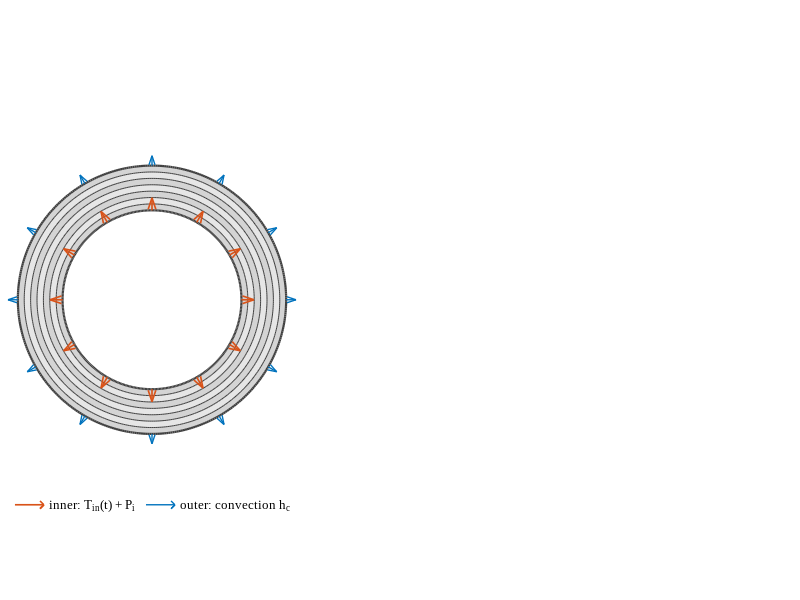

Source code (MATLAB): (Note: this script raises an error after producing the figure.)
%% geometry_schematic_R4_1.m — R4 + 'insulated' labels closer to the cylinder (centred) and the two panel centres on one horizontal line (author request 2026-11-02)
%  R4_1 changes (marked 'R4_1'): label offsets reduced; left panel shifted vertically by dyAx1. Everything else = R4.
%  ----- R4 header follows -----
%% geometry_schematic_R4.m — R3 + layout changes requested by the author (2026-11-02)
%  Changes vs R3 (all marked 'R4'; geometry, loads, colours untouched; only
%  geometry_schematic_R4_1.png/.fig is written -- the standalone 3D cutaway is not redrawn):
%    * right panel: the two words 'insulated' moved above the top end and below the bottom
%      end, horizontally centred on the cylinder axis;
%    * right panel: R_i and R_o removed; they are shown on the left (cross-section) panel as
%      radial dimension arrows from the centre;
%    * right panel: the wall thickness h is shown on the LEFT wall at the bottom, beside the
%      length L (dimension below the bottom insulation block, on the theta = pi cut face);
%    * right panel: the coordinate triad is rotated about z (outward) and theta is drawn as an
%      arc with an arrow head (as in the left panel) instead of a straight arrow.
%  ----- R3 header follows -----
%% geometry_schematic_R3.m — R2 + coordinate systems (r, theta, z) in the geometry figures
%  R3 (2026-10-29, author request Prom 6): "in the two figures that introduce the cylinder
%  geometry (axial-section figure and cross-section figure) a coordinate system must be added".
%  Changes vs R2 (all marked 'R3'; geometry, loads and colours untouched):
%    * cross-section panel (a): triad at the bore centre -- radial axis r, circumferential
%      direction theta (arc with arrow), axial direction z shown as the out-of-plane symbol;
%    * axial cutaway (panel (b) and the standalone 3D cutaway): the lone z arrow is replaced by
%      a full right-handed triad r, theta, z drawn at the theta = 0 cut plane;
%    * outputs: geometry_schematic_R3.png/.fig and geometry_3D_cutaway_R2.png/.fig
%      (R2/R1 figures stay frozen).
%  ----- R2 header follows -----
%% geometry_schematic_R2.m — geometry schematic with an axially cut half-cylinder (3D)
%  R2 (2026-10-12, author request) revises the geometry schematic that
%  ch123_figs_R10.m draws (geometry_schematic.png: (a) annular cross-section,
%  (b) r-z graph):
%    * the RIGHT-HAND GRAPH (the r-z axes plot) is DELETED;
%    * in its place, an axially cut HALF CYLINDER in 3D showing
%        - the 7 layers on the cut faces and on the top face,
%        - the INNER loading (internal pressure P_i + thermal load T_in(t)),
%        - the OUTER convection h_c,
%        - the TOP and BOTTOM ends THERMALLY INSULATED (shown as insulation
%          blocks, labelled).
%    The cross-section panel (a) and its legend are unchanged.
%  Output: figures_ch123/geometry_schematic_R2.png (+ .fig). R1 and
%  ch123_figs_R10.m (which keeps writing the old geometry_schematic.png) are frozen.
%
%  Second output (author request: "draw something like" the 3D cylinder
%  drawings in Heydarpour's papers, e.g. Thin-Walled Struct. 155 (2020) 106914
%  Fig. 1a): figures_ch123/geometry_3D_cutaway_R1.png — the same cylinder with a
%  135-degree wedge removed, layers in a blue scale, loads and insulated ends.
%  All figure text in English, Times New Roman (as in the other ch1-3 schematics).
clearvars; clc; close all;
outdir = 'C:/Users/InfosaicUser/Desktop/MSc/Lord-Shulman-theory-thermoelastic-cylinder/claude/figures_ch123';
if ~exist(outdir,'dir'), mkdir(outdir); end
try
    set(groot,'defaultAxesFontName','Times New Roman');
    set(groot,'defaultTextFontName','Times New Roman');
    set(groot,'defaultLegendFontName','Times New Roman');
catch
end
CO = {[0 0.447 0.741],[0.850 0.325 0.098]};          % chapter colours: outer = blue, inner = orange
Ri = 1.0; Ro = 1.5; L = 2.1; NL = 7;
Rb = Ri + (0:NL)*((Ro-Ri)/NL);                       % 8 interface radii
G.Ri = Ri; G.Ro = Ro; G.L = L; G.NL = NL; G.Rb = Rb; G.tI = 0.16;   % tI = insulation block thickness
az = -25; el = 22;                                   % camera: from the front, slightly right and above

%% ================= FIGURE 1: cross-section (a) + half cylinder (b) =================
fig = figure('Units','inches','Position',[1 1 12 6],'Color','w','Renderer','opengl');

% ---------- (a) annular cross-section: unchanged from ch123_figs_R10 ----------
dyAx1 = 0.0296;   % R4_1: vertical shift of the left panel so both figure centres lie on one horizontal line
ax1 = axes('Parent',fig,'Position',[0.01 0.08-dyAx1 0.36 0.90]); hold(ax1,'on'); axis(ax1,'equal'); axis(ax1,'off');
th = linspace(0,2*pi,400);
for k = 1:NL
    ro = Rb(k+1); ri = Rb(k); sh = 0.90 - 0.07*mod(k,2);
    patch(ax1,[ro*cos(th) ri*cos(fliplr(th))],[ro*sin(th) ri*sin(fliplr(th))],[sh sh sh],'EdgeColor','none');
end
for k = 1:NL+1
    lw = 0.5; if k==1||k==NL+1, lw = 1.6; end
    plot(ax1,Rb(k)*cos(th),Rb(k)*sin(th),'-','Color',[0.25 0.25 0.25],'LineWidth',lw);
end
na = 12; ang = linspace(0,2*pi,na+1); ang(end) = [];
qi = quiver(ax1,Ri*cos(ang),Ri*sin(ang),0.14*cos(ang),0.14*sin(ang),0,'Color',CO{2},'LineWidth',1.2,'MaxHeadSize',0.55,'DisplayName','inner: T_{in}(t) + P_i');
qo = quiver(ax1,Ro*cos(ang),Ro*sin(ang),0.11*cos(ang),0.11*sin(ang),0,'Color',CO{1},'LineWidth',1.0,'MaxHeadSize',0.55,'DisplayName','outer: convection h_c');
lg = legend(ax1,[qi(1) qo(1)],'Location','southoutside','Orientation','horizontal','FontSize',9,'Box','off','AutoUpdate','off');   % R3: AutoUpdate off, else the triad objects added below enter the legend
lg.Units = 'normalized'; lg.Position(2) = 0.15;   % R4_1: legend placed just under the (shifted) left panel
xlim(ax1,[-(Ro+0.55) Ro+0.55]); ylim(ax1,[-(Ro+0.5) Ro+0.5]);
% R3: coordinate system of the cross-section: r (radial), theta (circumferential), z (out of the page)
tri_r = 0.55; tri_a = 0.33;
quiver(ax1,0,0,tri_r,0,0,'Color','k','LineWidth',1.3,'MaxHeadSize',0.6);          % r axis
text(ax1,tri_r+0.07,0.0,'r','FontSize',14,'FontAngle','italic','HorizontalAlignment','left','VerticalAlignment','middle');
ta = linspace(deg2rad(8),deg2rad(80),40);
plot(ax1,tri_a*cos(ta),tri_a*sin(ta),'k-','LineWidth',1.3);                         % theta arc
% arrow head at the arc end: filled triangle along the counter-clockwise tangent
Ee = tri_a*[cos(ta(end)) sin(ta(end))]; tg = [-sin(ta(end)) cos(ta(end))]; nn = [cos(ta(end)) sin(ta(end))];
hl = 0.10; hw = 0.045;
patch(ax1,[Ee(1)+hl*tg(1), Ee(1)+hw*nn(1), Ee(1)-hw*nn(1)],[Ee(2)+hl*tg(2), Ee(2)+hw*nn(2), Ee(2)-hw*nn(2)],'k','EdgeColor','k');
text(ax1,0.45*cos(deg2rad(58)),0.45*sin(deg2rad(58)),'\theta','FontSize',14,'HorizontalAlignment','left','VerticalAlignment','bottom');
plot(ax1,0,0,'ko','MarkerSize',9,'LineWidth',1.2); plot(ax1,0,0,'k.','MarkerSize',9);   % z out of the page
text(ax1,0.03,-0.13,'z','FontSize',14,'FontAngle','italic','HorizontalAlignment','center','VerticalAlignment','top');   % R4: moved below the symbol (clear of the R_o line)
% R4: radii R_i and R_o as radial dimension arrows from the centre (moved here from the right panel)
ai = deg2rad(145); ao = deg2rad(215);
quiver(ax1,0,0,Ri*cos(ai),Ri*sin(ai),0,'Color','k','LineWidth',1.0,'MaxHeadSize',0.10);
quiver(ax1,0,0,Ro*cos(ao),Ro*sin(ao),0,'Color','k','LineWidth',1.0,'MaxHeadSize',0.07);
text(ax1,0.52*cos(ai),0.52*sin(ai)+0.05,'R_i','FontSize',14,'HorizontalAlignment','center','VerticalAlignment','bottom');
text(ax1,(Ro+0.10)*cos(ao),(Ro+0.10)*sin(ao),'R_o','FontSize',14,'HorizontalAlignment','right','VerticalAlignment','top');

% ---------- (b) axially cut half cylinder, 3D ----------
ax2 = axes('Parent',fig,'Position',[0.27 0.0 0.71 1.0]);
draw_cyl3d(ax2, pi, 'gray', CO, G, az, el, true);

exportgraphics(fig,fullfile(outdir,'geometry_schematic_R4_1.png'),'Resolution',300,'Padding',30);   % R4: was _R3; R4_1: padding so the top label is not at the edge
savefig(fig,fullfile(outdir,'geometry_schematic_R4_1.fig'));
close(fig); fprintf('done: geometry_schematic_R4_1.png\n');
% R4: FIGURE 2 (standalone 3D cutaway) removed from this script; geometry_3D_cutaway_R2 stays as is

%% ============================ helpers ============================
function draw_cyl3d(ax, thMax, palette, CO, G, az, el, withDims)
    hold(ax,'on');
    Ri = G.Ri; Ro = G.Ro; L = G.L; NL = G.NL; Rb = G.Rb; tI = G.tI;
    edge = [0.25 0.25 0.25];
    % layer colours: alternating greys (as in the 2D panel) or a light->dark blue scale
    for k = 1:NL
        if strcmp(palette,'gray')
            lay{k} = (0.90 - 0.07*mod(k,2))*[1 1 1]; %#ok<AGROW>
        else
            t = (k-1)/(NL-1);
            lay{k} = [0.80 0.89 0.99]*(1-t) + [0.10 0.27 0.60]*t; %#ok<AGROW>
        end
    end
    if strcmp(palette,'gray'), cIn = [0.93 0.93 0.95]; cOut = [0.80 0.80 0.80];
    else,                      cIn = [0.82 0.90 0.98]; cOut = [0.66 0.79 0.95]; end
    cIns = [1.00 0.93 0.62];                                  % insulation blocks
    th = linspace(0,thMax,120);

    % ---- curved surfaces (inner + outer), light-dependent shading ----
    [T,Z] = meshgrid(th,[0 L]);
    surf_shaded(ax,Ri*cos(T),Ri*sin(T),Z,T,cIn);
    surf_shaded(ax,Ro*cos(T),Ro*sin(T),Z,T,cOut);

    % ---- cut faces (theta = 0 and theta = thMax): the 7 layers ----
    for k = 1:NL
        for tc = [0 thMax]
            patch(ax,[Rb(k) Rb(k+1) Rb(k+1) Rb(k)]*cos(tc),[Rb(k) Rb(k+1) Rb(k+1) Rb(k)]*sin(tc), ...
                  [0 0 L L],lay{k},'EdgeColor',edge,'LineWidth',0.4);
        end
        % ---- top face z = L: annular sector of layer k ----
        sector(ax,L,Rb(k),Rb(k+1),0,thMax,lay{k},edge);
    end

    % ---- insulation blocks at the top and bottom ends ----
    for zc = [-tI, L]
        ins_block(ax,zc,zc+tI,Ri,Ro,thMax,cIns,edge);
    end

    % ---- inner loading: arrows from the bore onto the inner surface (P_i + T_in) ----
    if thMax > pi, thI = deg2rad([40 65 90 110]); else, thI = deg2rad([45 80 115 150]); end
    zr = [0.25 0.50 0.75]*L;
    for a = thI
        for z = zr
            quiver3(ax,(Ri-0.34)*cos(a),(Ri-0.34)*sin(a),z,0.30*cos(a),0.30*sin(a),0,0, ...
                    'Color',CO{2},'LineWidth',1.8,'MaxHeadSize',0.9);
        end
    end
    % ---- outer convection: arrows leaving the outer surface where it faces the camera ----
    if thMax > pi, thO = deg2rad([4 16 198 212]); else, thO = deg2rad([4 12 20]); end
    for a = thO
        for z = zr
            quiver3(ax,Ro*cos(a),Ro*sin(a),z,0.36*cos(a),0.36*sin(a),0,0, ...
                    'Color',CO{1},'LineWidth',1.8,'MaxHeadSize',0.9);
        end
    end

    % ---- annotations ----
    % R4: 'insulated' above the top end and below the bottom end, centred on the cylinder axis
    text(ax,0.63,1.36,L+tI+0.05,'insulated','FontSize',12,'HorizontalAlignment','center', ...
         'VerticalAlignment','bottom');
    text(ax,0,0,-tI-0.05,'insulated','FontSize',12,'HorizontalAlignment','center', ...
         'VerticalAlignment','top');
    % z axis arrow and length dimension
    xa = -Ro-0.45;
    plot3(ax,[xa xa],[0 0],[0 L],'k-','LineWidth',1.0);
    plot3(ax,[xa-0.05 xa+0.05],[0 0],[0 0],'k-','LineWidth',1.0);
    plot3(ax,[xa-0.05 xa+0.05],[0 0],[L L],'k-','LineWidth',1.0);
    text(ax,xa-0.08,0,L/2,'L','FontSize',14,'FontAngle','italic','HorizontalAlignment','right');
    % R3: full coordinate triad (r, theta, z) at the theta = 0 cut plane, clear of the cylinder
    xz = Ro+0.85; z0 = 0.35; Lt = 0.62;
    % R4: triad rotated about z by phT (outward); theta shown as an arc with an arrow head
    phT = deg2rad(-55);
    er = [cos(phT) sin(phT) 0];
    quiver3(ax,xz,0,z0,0,0,0.75,0,'Color','k','LineWidth',1.3,'MaxHeadSize',0.8);   % z (axial)
    text(ax,xz,0,z0+0.75+0.12,'z','FontSize',14,'FontAngle','italic','HorizontalAlignment','center');
    quiver3(ax,xz,0,z0,Lt*er(1),Lt*er(2),0,0,'Color','k','LineWidth',1.3,'MaxHeadSize',0.8);      % r (radial)
    text(ax,xz+(Lt+0.07)*er(1),(Lt+0.07)*er(2),z0,'r','FontSize',14,'FontAngle','italic','HorizontalAlignment','left');
    ra = 0.42; tt = linspace(deg2rad(12),deg2rad(85),40);                                       % theta arc (r -> theta)
    plot3(ax,xz+ra*cos(phT+tt),ra*sin(phT+tt),z0*ones(size(tt)),'k-','LineWidth',1.3);
    qe = [xz+ra*cos(phT+tt(end)), ra*sin(phT+tt(end))]; qd = [-sin(phT+tt(end)), cos(phT+tt(end))];
    nr = [cos(phT+tt(end)) sin(phT+tt(end))]; hl = 0.13; hw = 0.055;   % filled triangular arrow head at the arc end (as in the left panel)
    patch(ax,[qe(1)+hl*qd(1), qe(1)+hw*nr(1), qe(1)-hw*nr(1)],[qe(2)+hl*qd(2), qe(2)+hw*nr(2), qe(2)-hw*nr(2)],z0*ones(1,3),'k','EdgeColor','k');
    ta = phT+deg2rad(50);
    text(ax,xz+(ra+0.10)*cos(ta),(ra+0.10)*sin(ta),z0,'\theta','FontSize',14,'HorizontalAlignment','left');
    plot3(ax,xz,0,z0,'k.','MarkerSize',10);
    if withDims
        % R4: only the thickness h, on the LEFT wall (theta = pi cut face) at the bottom, beside L
        zd = -tI-0.30;
        plot3(ax,[-Ri -Ri],[0 0],[-tI zd-0.05],':','Color',[0.3 0.3 0.3],'LineWidth',0.8);
        plot3(ax,[-Ro -Ro],[0 0],[-tI zd-0.05],':','Color',[0.3 0.3 0.3],'LineWidth',0.8);
        quiver3(ax,-Ro,0,zd,Ro-Ri,0,0,0,'Color','k','LineWidth',1.0,'MaxHeadSize',0.5);
        quiver3(ax,-Ri,0,zd,-(Ro-Ri),0,0,0,'Color','k','LineWidth',1.0,'MaxHeadSize',0.5);
        text(ax,-(Ri+Ro)/2,0,zd-0.14,'h','FontSize',14,'FontAngle','italic','HorizontalAlignment','center');
    end

    axis(ax,'equal'); axis(ax,'off');
    view(ax,az,el); camproj(ax,'orthographic');
    xlim(ax,[-Ro-0.60 Ro+1.55]); ylim(ax,[-Ro-0.3 Ro+0.55]); zlim(ax,[-0.95 L+1.05]);   % R3: room for the triad (was Ro+1.40 / Ro+0.3)
end

function surf_shaded(ax,X,Y,Z,T,col)
    s = 0.78 + 0.22*cos(T - pi/4);                     % simple directional shading
    C = cat(3, min(col(1)*s,1), min(col(2)*s,1), min(col(3)*s,1));
    surf(ax,X,Y,Z,C,'EdgeColor','none','FaceColor','interp');
end

function sector(ax,z,r1,r2,t0,t1,col,edge)
    t = linspace(t0,t1,80);
    X = [r2*cos(t) r1*cos(fliplr(t))]; Y = [r2*sin(t) r1*sin(fliplr(t))];
    patch(ax,X,Y,z*ones(size(X)),col,'EdgeColor',edge,'LineWidth',0.4);
end

function ins_block(ax,z0,z1,r1,r2,thMax,col,edge)
    t = linspace(0,thMax,100);
    sector(ax,z1,r1,r2,0,thMax,col,edge);               % outer face of the block
    sector(ax,z0,r1,r2,0,thMax,col,edge);
    [T,Z] = meshgrid(t,[z0 z1]);
    surface(ax,r2*cos(T),r2*sin(T),Z,'FaceColor',col,'EdgeColor','none');
    surface(ax,r1*cos(T),r1*sin(T),Z,'FaceColor',col*0.97,'EdgeColor','none');
    for tc = [0 thMax]
        patch(ax,[r1 r2 r2 r1]*cos(tc),[r1 r2 r2 r1]*sin(tc),[z0 z0 z1 z1],col,'EdgeColor',edge,'LineWidth',0.5);
    end
end
